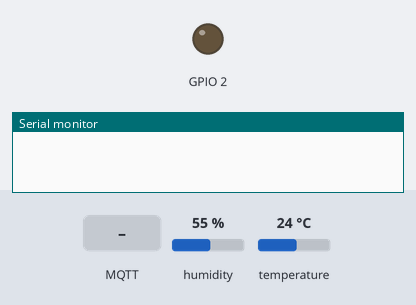
A sketch run on a simulated ESP8266 (NodeMCU). Parts: output pins drawn as LEDs (lit = HIGH, except the on-board LED, lit = LOW), the last lines printed to the serial monitor. The inputs (shaded band) are chosen by the test bench; at power-on: humidity 55 %, temperature 24 °C. WiFi joins after 1.5 s; servers stay silent unless stated; random numbers use the default seed unless the sketch sets one; no MQTT or app messages arrive unless stated; pins used as bus, display or sensor lines are not drawn.

Above: at 0.7 s.
At 2.7 s:
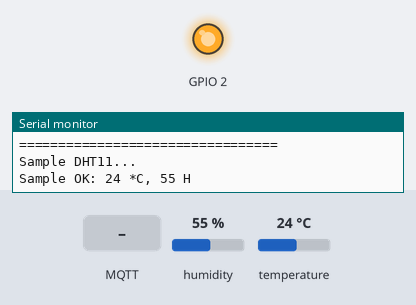
2.8 s: MQTT message "1" arrives on the first subscribed topic
4.3 s: MQTT message "on" arrives on the first subscribed topic
5.8 s: MQTT message "off" arrives on the first subscribed topic
7.3 s: humidity set to 22 %
8.8 s: temperature set to 12 °C
10.3 s: humidity set to 40 %
Timing chart, 0 to 12.8 s (numbered marks = the images above; inputs shaded):
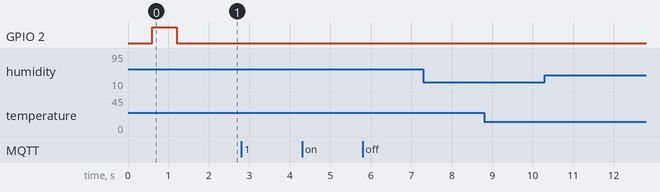

The sketch:

TempHumid_ESP8266_Mqtt_WithWebConf.ino
```cpp
#include <ESP8266WiFi.h>          //https://github.com/esp8266/Arduino
#include <PubSubClient.h>
//needed for library
#include <DNSServer.h>
#include <ESP8266WebServer.h>
#include <WiFiManager.h>          //https://github.com/tzapu/WiFiManager

//for LED status
#include <Ticker.h>
Ticker ticker;

//For DTH Sensor
#include <SimpleDHT.h>
// for DHT11,
//      VCC: 5V or 3V
//      GND: GND
//      DATA: 2
int pinDHT11 = 2;
SimpleDHT11 dht11;

unsigned long previousMillis = 0;
const long interval = 1000;           // interval at which to blink (milliseconds)

const char* mqtt_server = "192.168.165.180";

WiFiClient espClient;
PubSubClient client(espClient);
byte temperature = 0;
byte humidity = 0;
void tick()
{
  //toggle state
  int state = digitalRead(BUILTIN_LED);  // get the current state of GPIO1 pin
  digitalWrite(BUILTIN_LED, !state);     // set pin to the opposite state
}

//gets called when WiFiManager enters configuration mode
void configModeCallback (WiFiManager *myWiFiManager) {
  Serial.println("Entered config mode");
  Serial.println(WiFi.softAPIP());
  //if you used auto generated SSID, print it
  Serial.println(myWiFiManager->getConfigPortalSSID());
  //entered config mode, make led toggle faster
  ticker.attach(0.2, tick);
}


void callback(char* topic, byte* payload, unsigned int length) {
  Serial.print("Message arrived [");
  Serial.print(topic);
  Serial.print("] ");
  for (int i = 0; i < length; i++) {
    Serial.print((char)payload[i]);
  }
  Serial.println();

  // Switch on the LED if an 1 was received as first character
  if ((char)payload[0] == '1') {
    digitalWrite(BUILTIN_LED, LOW);   // Turn the LED on (Note that LOW is the voltage level
    // but actually the LED is on; this is because
    // it is acive low on the ESP-01)
  } else {
    digitalWrite(BUILTIN_LED, HIGH);  // Turn the LED off by making the voltage HIGH
  }

}


void setup() {
  // put your setup code here, to run once:
  Serial.begin(115200);

  //set led pin as output
  pinMode(BUILTIN_LED, OUTPUT);
  // start ticker with 0.5 because we start in AP mode and try to connect
  ticker.attach(0.6, tick);

  //WiFiManager
  //Local intialization. Once its business is done, there is no need to keep it around
  WiFiManager wifiManager;
  //reset settings - for testing
  //wifiManager.resetSettings();

  //set callback that gets called when connecting to previous WiFi fails, and enters Access Point mode
  wifiManager.setAPCallback(configModeCallback);

  //fetches ssid and pass and tries to connect
  //if it does not connect it starts an access point with the specified name
  //here  "AutoConnectAP"
  //and goes into a blocking loop awaiting configuration
  if (!wifiManager.autoConnect()) {
    Serial.println("failed to connect and hit timeout");
    //reset and try again, or maybe put it to deep sleep
    ESP.reset();
    delay(1000);
  }

  //if you get here you have connected to the WiFi
  Serial.println("connected...yeey :)");
  ticker.detach();
  //keep LED on
  digitalWrite(BUILTIN_LED, LOW);

  client.setServer(mqtt_server, 1883);
  client.setCallback(callback);
}

void ReadDTH() {
  // start working...
  Serial.println("=================================");
  Serial.println("Sample DHT11...");

  // read without samples.

  int err = SimpleDHTErrSuccess;
  if ((err = dht11.read(pinDHT11, &temperature, &humidity, NULL)) != SimpleDHTErrSuccess) {
    Serial.print("Read DHT11 failed, err="); Serial.println(err); delay(1000);
    temperature = 0;
    humidity = 0;
  }

  Serial.print("Sample OK: ");
  Serial.print((int)temperature); Serial.print(" *C, ");
  Serial.print((int)humidity); Serial.println(" H");
}


void reconnect() {
  // Loop until we're reconnected
  while (!client.connected()) {
    Serial.print("Attempting MQTT connection...");
    // Create a random client ID
    String clientId = "ESP8266Client-";
    clientId += String(random(0xffff), HEX);
    // Attempt to connect
    if (client.connect(clientId.c_str())) {
      Serial.println("connected");
      // Once connected, publish an announcement...
      client.publish("outTopic", "hello world");
      // ... and resubscribe
      client.subscribe("inTopic");
    } else {
      Serial.print("failed, rc=");
      Serial.print(client.state());
      Serial.println(" try again in 5 seconds");
      // Wait 5 seconds before retrying
      delay(5000);
    }
  }
}

void loop() {
  // put your main code here, to run repeatedly:
  unsigned long currentMillis = millis();
  char msg[50];
  int value = 0;
  client.loop();
  if (!client.connected()) {
    reconnect();
  }
  if (currentMillis - previousMillis >= interval) {
    // save the last time you blinked the LED
    previousMillis = currentMillis;
    ReadDTH();

    value =  (int)temperature;
    sprintf (msg, "%ld", value);
    client.publish("/sensor/TR1", msg);

    value = (int)humidity;
    sprintf (msg, "%ld", value);
    client.publish("/sensor/HR1", msg);
  }

}
```
